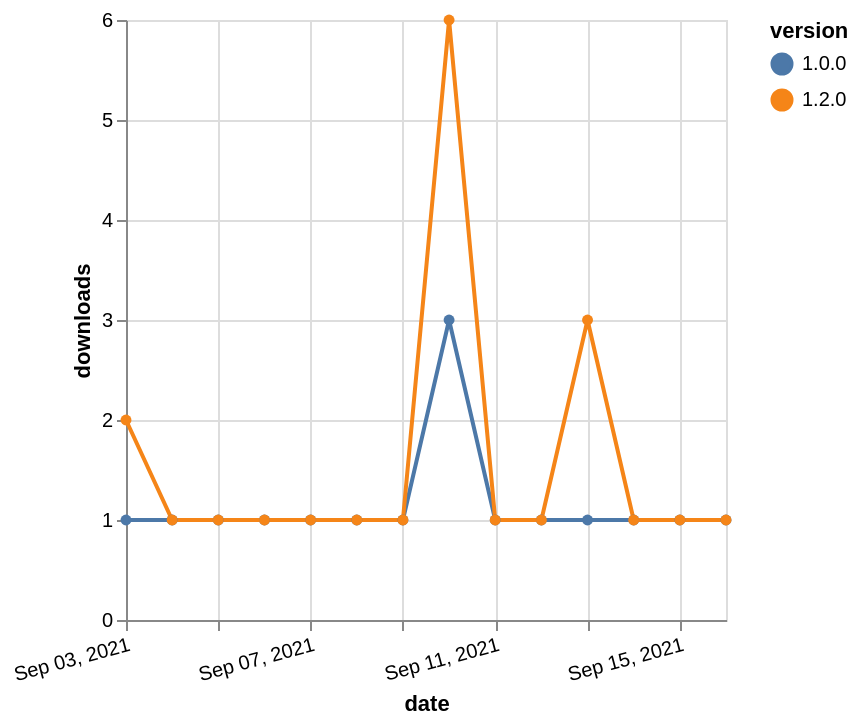

Source (Vega-Lite JSON):
### Vega-Lite specification from a JSON file in a GitHub repository (floating-point values rounded to 4 significant figures)
{"$schema": "https://vega.github.io/schema/vega-lite/v5.json", "description": "A simple bar chart with embedded data.", "data": {"values": [{"date": "2021-09-03", "total": 204, "delta": 1, "version": "1.0.0"}, {"date": "2021-09-04", "total": 205, "delta": 1, "version": "1.0.0"}, {"date": "2021-09-05", "total": 206, "delta": 1, "version": "1.0.0"}, {"date": "2021-09-06", "total": 207, "delta": 1, "version": "1.0.0"}, {"date": "2021-09-07", "total": 208, "delta": 1, "version": "1.0.0"}, {"date": "2021-09-08", "total": 209, "delta": 1, "version": "1.0.0"}, {"date": "2021-09-09", "total": 210, "delta": 1, "version": "1.0.0"}, {"date": "2021-09-10", "total": 213, "delta": 3, "version": "1.0.0"}, {"date": "2021-09-11", "total": 214, "delta": 1, "version": "1.0.0"}, {"date": "2021-09-12", "total": 215, "delta": 1, "version": "1.0.0"}, {"date": "2021-09-13", "total": 216, "delta": 1, "version": "1.0.0"}, {"date": "2021-09-14", "total": 217, "delta": 1, "version": "1.0.0"}, {"date": "2021-09-15", "total": 218, "delta": 1, "version": "1.0.0"}, {"date": "2021-09-16", "total": 219, "delta": 1, "version": "1.0.0"}, {"date": "2021-09-03", "total": 133, "delta": 2, "version": "1.2.0"}, {"date": "2021-09-04", "total": 134, "delta": 1, "version": "1.2.0"}, {"date": "2021-09-05", "total": 135, "delta": 1, "version": "1.2.0"}, {"date": "2021-09-06", "total": 136, "delta": 1, "version": "1.2.0"}, {"date": "2021-09-07", "total": 137, "delta": 1, "version": "1.2.0"}, {"date": "2021-09-08", "total": 138, "delta": 1, "version": "1.2.0"}, {"date": "2021-09-09", "total": 139, "delta": 1, "version": "1.2.0"}, {"date": "2021-09-10", "total": 145, "delta": 6, "version": "1.2.0"}, {"date": "2021-09-11", "total": 146, "delta": 1, "version": "1.2.0"}, {"date": "2021-09-12", "total": 147, "delta": 1, "version": "1.2.0"}, {"date": "2021-09-13", "total": 150, "delta": 3, "version": "1.2.0"}, {"date": "2021-09-14", "total": 151, "delta": 1, "version": "1.2.0"}, {"date": "2021-09-15", "total": 152, "delta": 1, "version": "1.2.0"}, {"date": "2021-09-16", "total": 153, "delta": 1, "version": "1.2.0"}]}, "width": "container", "mark": {"type": "line", "point": {"filled": true}}, "encoding": {"x": {"field": "date", "type": "temporal", "timeUnit": "yearmonthdate", "title": "date", "axis": {"labelAngle": -15}}, "y": {"field": "delta", "type": "quantitative", "title": "downloads"}, "color": {"field": "version", "type": "nominal"}, "tooltip": {"field": "delta"}}}
